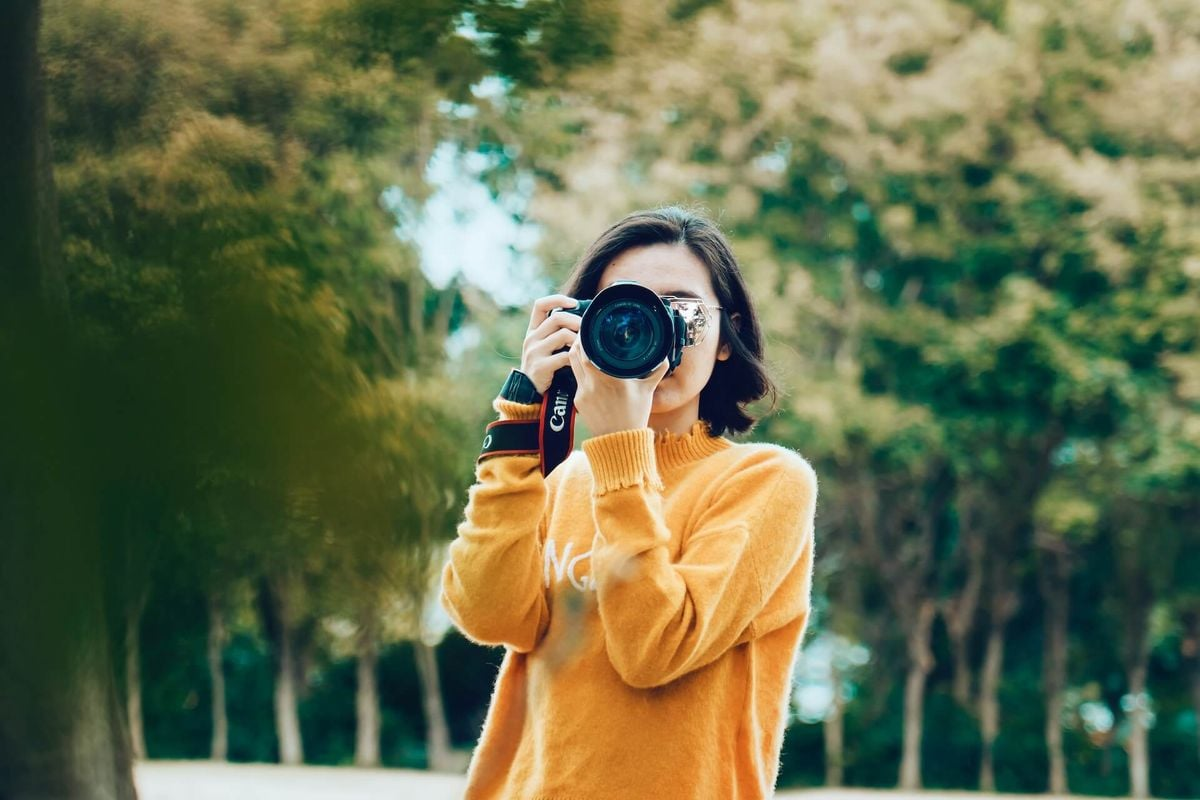
#> input picture Network Security Project/image.jpg, 1200 x 800 px
$ python visual_encryption.py   (older library calls are emulated)
#> lines starting #> are read from the running program, lines starting #| are printed output that depends on the picture
from PIL import Image
import random
import os

__version__ = "0.1"

def load_image(name):
    return Image.open(name)

def prepare_message_image(image, size):
    if size != image.size:
        image = image.resize(size, Image.ANTIALIAS)
    return image.convert("1")

def generate_secret(size, secret_image=None):
    width, height = size
    new_secret_image = Image.new(mode="1", size=(width * 2, height * 2))
    if secret_image:
        old_width, old_height = secret_image.size
    else:
        old_width, old_height = (-1, -1)

    for x in range(0, 2 * width, 2):
        for y in range(0, 2 * height, 2):
            if x < old_width and y < old_height:
                color = secret_image.getpixel((x, y))
            else:
                color = random.getrandbits(1)
            new_secret_image.putpixel((x, y), color)
            new_secret_image.putpixel((x + 1, y), 1 - color)
            new_secret_image.putpixel((x, y + 1), 1 - color)
            new_secret_image.putpixel((x + 1, y + 1), color)
    return new_secret_image

def generate_ciphered_image(secret_image, prepared_image):
    width, height = prepared_image.size
    ciphered_image = Image.new(mode="1", size=(width * 2, height * 2))
    for x in range(0, width * 2, 2):
        for y in range(0, height * 2, 2):
            secret = secret_image.getpixel((x, y))
            message = prepared_image.getpixel((x // 2, y // 2))
            if (message > 0 and secret > 0) or (message == 0 and secret == 0):
                color = 0
            else:
                color = 1
            ciphered_image.putpixel((x, y), 1 - color)
            ciphered_image.putpixel((x + 1, y), color)
            ciphered_image.putpixel((x, y + 1), color)
            ciphered_image.putpixel((x + 1, y + 1), 1 - color)
    return ciphered_image

def main():
    # File paths for images
    message_image_path = 'image.jpg'  # Replace with your message image path
    secret_image_path = 'secret.png'  # Replace with your secret image path
    ciphered_image_path = 'ciphered.png'  # Replace with your output path for ciphered image
    prepared_message_path = 'prepared_message.jpg'  # Replace with your output path for prepared message image

    try:
        # Load the message image
        message_image = load_image(message_image_path)
#> in load_image, returned value is the input picture: PIL image 1200x800 RGB; mean R, G, B 100.7, 108.2, 75.7
    except IOError as e:
        print(f"Fatal error: I/O error while loading message image '{message_image_path}' ({str(e)})")
        return

    size = message_image.size  # Use the size of the message image
#> size = (1200, 800)

    save_secret = False

    if os.path.isfile(secret_image_path):
        try:
            secret_image = load_image(secret_image_path)
#> call 2 of load_image, with name = 'secret.png'
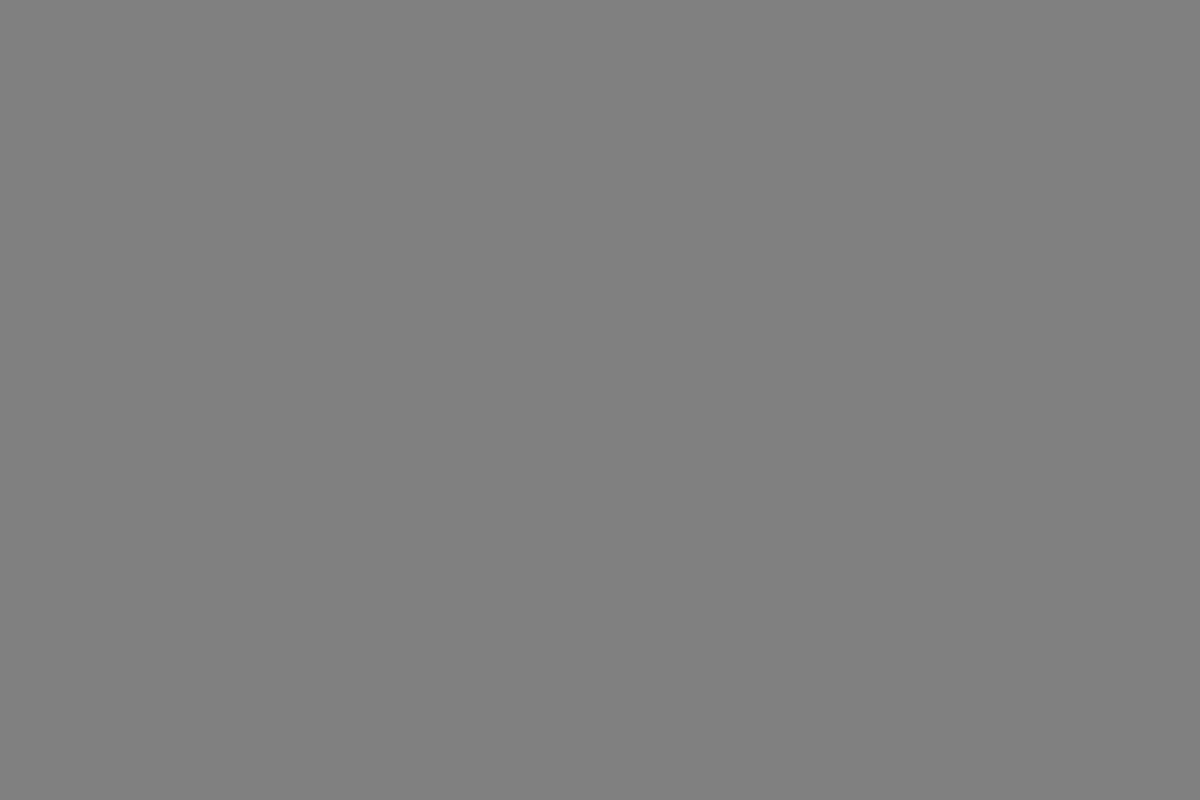
#> input picture Network Security Project/secret.png, 2400 x 1600 px (shown at 1/2 size)
#> in load_image, returned value is the input picture: PIL image 2400x1600 1; 50% white in thin lines or dots
            secret_width, secret_height = secret_image.size
#> secret_width = 2400; secret_height = 1600
            if secret_width < size[0] or secret_height < size[1]:
                print("Enlarging secret image to fit message size")
                secret_image = generate_secret(size, secret_image=secret_image)
                save_secret = True
        except IOError as e:
            print(f"I/O error while loading secret image '{secret_image_path}' ({str(e)})")
            return
    else:
        print(f"Generating secret image '{secret_image_path}'")
        secret_image = generate_secret(size)
        save_secret = True

    prepared_image = prepare_message_image(message_image, size)
#> in prepare_message_image, `return image.convert("1")`:
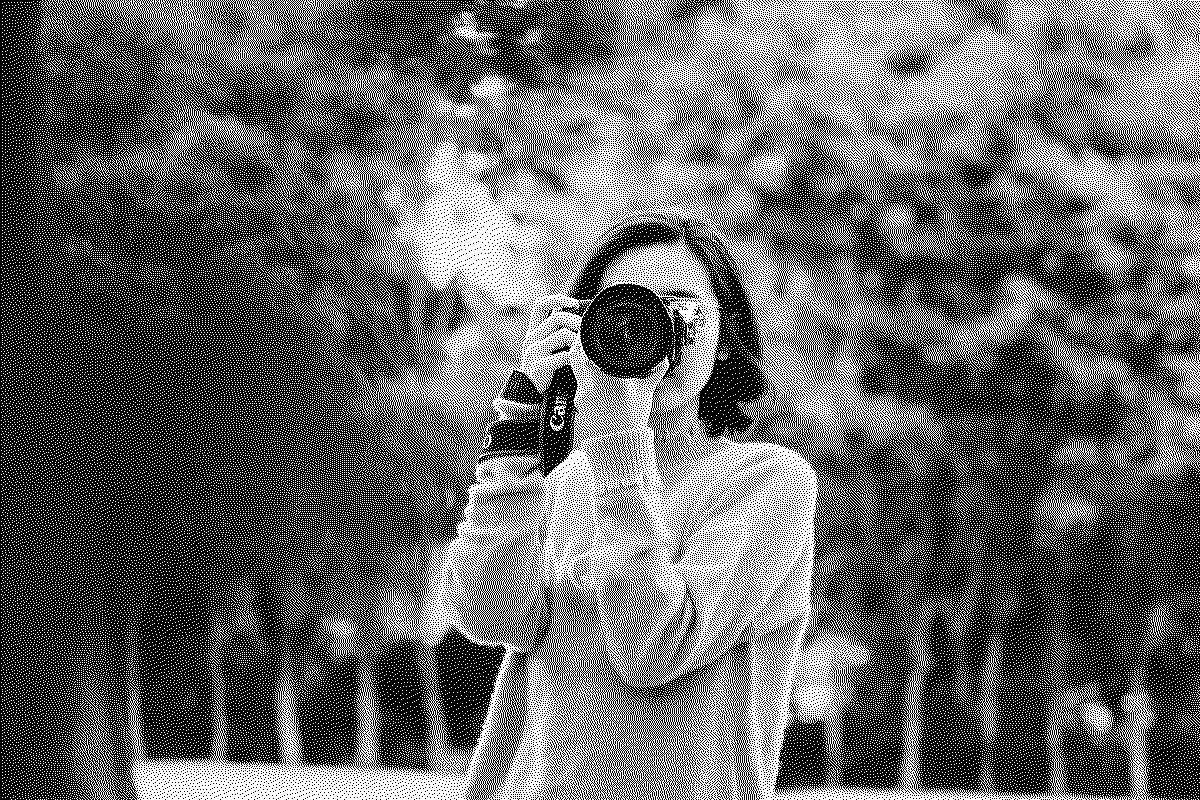
#> returned value: PIL image 1200x800 1; 39.9% white in thin lines or dots
    ciphered_image = generate_ciphered_image(secret_image, prepared_image)
#> in generate_ciphered_image, `ciphered_image = Image.new(mode="1", size=(width * 2, height * 2))`: ciphered_image: PIL image 2400x1600 1; every value is 0
#> after the loop in generate_ciphered_image, `for x in range(0, width * 2, 2):`: ciphered_image: PIL image 2400x1600 1; 50% white in thin lines or dots

    # Save images if necessary
    if save_secret:
        try:
            secret_image.save(secret_image_path)
        except IOError as e:
            print(f"I/O error while saving secret image '{secret_image_path}' ({str(e)})")

    if prepared_message_path:
        try:
            prepared_image.save(prepared_message_path)
        except IOError as e:
            print(f"I/O error while saving prepared message image '{prepared_message_path}' ({str(e)})")

    try:
        ciphered_image.save(ciphered_image_path)
    except IOError as e:
        print(f"I/O error while saving ciphered image '{ciphered_image_path}' ({str(e)})")
        return

    # Display the images
    prepared_image.show()
    secret_image.show()
    ciphered_image.show()

if __name__ == '__main__':
    main()
